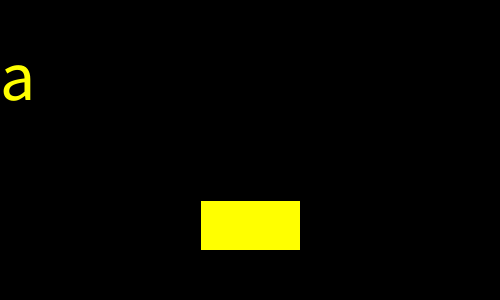
Frame 1 (no input)
Frame 60 (the mouse pressed at the canvas centre just before this capture): identical to frame 1, image omitted
Frame 120 (the mouse held since frame 60 and released just before this capture): identical to frame 1, image omitted

The Processing sketch that drew this single still picture (run headless with seeded random() and noise(); from frame 60 on, the mouse is pressed at the canvas centre):

// Processing sketch: ex12_07
// ── ex12_07.pde
// 사각형을 누를 때마다 문자의 이동과 정지를 제어

char c = 'a';
boolean check = false;
int xx = 0, velocity = 1, x = 200, y = 200, w = 100, h = 50;

void setup() {
  size(500, 300);
}

void draw() {
  background(0);
  if (xx < 0 || xx > width) {
    velocity *= -1;
  }
  if (check) {
    xx += velocity;
  } 
  fill(255, 255, 0);
  textSize(70);
  text(c, xx, 100);
  rect(x, y, w, h);
}

void mousePressed() {
  if (mouseX > x && mouseX < x+w && mouseY > y && mouseY < y+h)
    check = !check;
}
